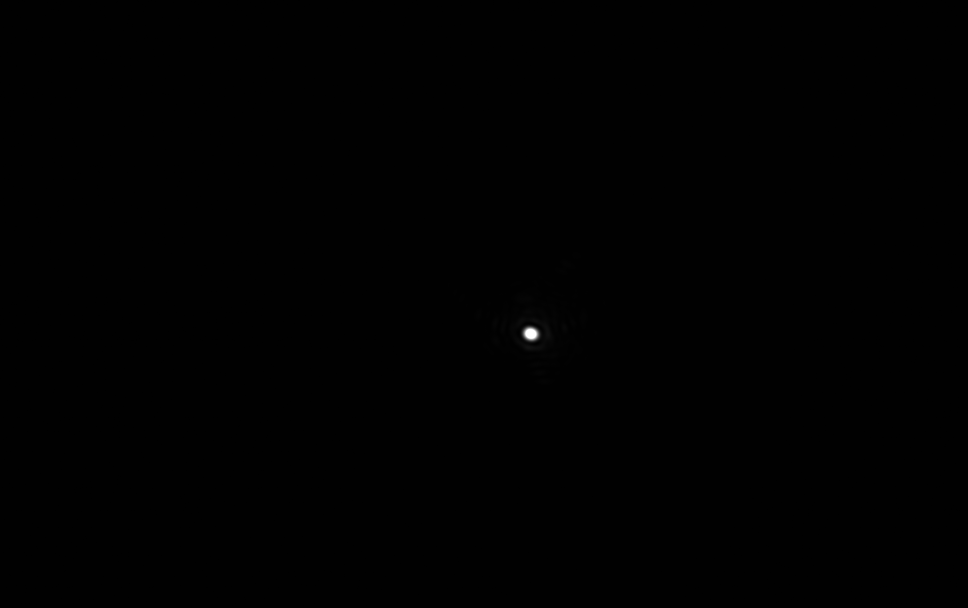
#> input picture images/dot.tif, 1936 x 1216 px, found by its file name (shown at 1/2 size)
$ jupyter execute intensity-profile.ipynb
#> lines starting #> are read from the running program, lines starting #| are printed output that depends on the picture
# Intensity profile

In this notebook we evaluate the spatial beam profile from a camera capture.

[cell 1]
import os
import numpy as np
import pandas as pd

from PIL import Image

datadir = '../../dataset/camera'
figuredir = '../../figure/intensity/profile'

os.makedirs(figuredir, exist_ok=True)

from matplotlib import pyplot as plt

# pixel size from datasheet in micrometer
ps = 5.86e-6

# magnification
M = 500 / 4.5

cmap = plt.get_cmap('tab20c')

def read(filepath):
#> called with filepath = '../../dataset/camera/dot.tif'
    return np.array(Image.open(filepath))
#> returned value is the input picture: shape (1216, 1936); min 0, max 255, mean 1

[cell 2]
image = read(os.path.join(datadir, 'dot.tif'))

plt.imshow(image)
plt.show()

[cell 3]
i, j = np.argwhere(image == image.max()).mean(axis=0).round().astype(int)
#> i = 667; j = 1061

l = 50

patch = image[i-l:i+l, j-l:j+l] / image.max()
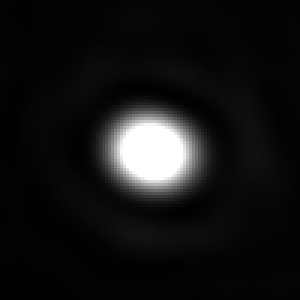
#> patch: shape (100, 100) float64 (shown 3 times larger); min 0.00392, max 1, mean 0.0779
h, w = patch.shape
#> h = 100; w = 100

[cell 4]
fig = plt.figure(figsize=(12, 6))

plt.imshow(patch, interpolation='none', extent=[0, w*ps / M / 1e-6, h*ps / M / 1e-6, 0])
plt.xlabel('$x$ (\si{\micro\meter})')
plt.ylabel('$y$ (\si{\micro\meter})')

plt.subplots_adjust(top=.98, bottom=.12, right=.83)
plt.colorbar(label=r'Intensity (\si{\percent})', cax=plt.axes([0.70, 0.12, 0.02, .86]))
plt.savefig(os.path.join(figuredir, 'image.pgf'))
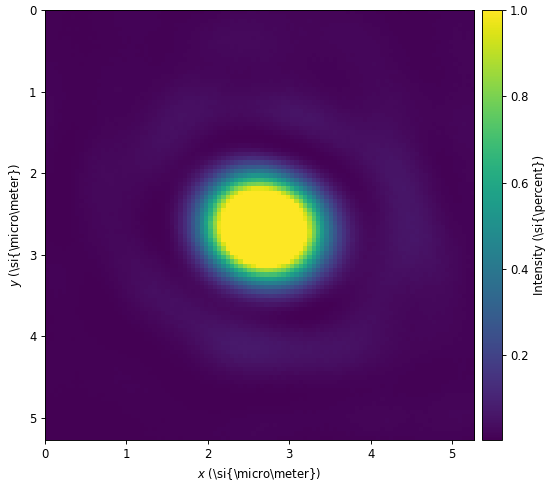
#> figure drawn by matplotlib, 2 panels
plt.savefig(os.path.join(figuredir, 'image.pdf'))
plt.show()

[cell 5]
from scipy import optimize

def gaussian(x, A, mu, sigma):
    return A*np.exp(-(x-mu)**2/(2*sigma**2))

def fit(func, x, y, p0):
    p, _ = optimize.curve_fit(func, x, y, p0)

    return func(x, *p)

[cell 6]
fig, axes = plt.subplots(ncols=2, sharey=True, figsize=(12, 5))

x = ps*np.arange(0, w) / 1e-6
#> x = 100 values from 0 to 580.1
y = ps*np.arange(0, h) / 1e-6
#> y = 100 values from 0 to 580.1

a = patch[:, w // 2]
#> a = 100 values, max 1 at index 42, min 0.00392 at index 29, mean 0.271
b = patch[h // 2, :]
#> b = 100 values, max 1 at index 41, min 0.00392 at index 0, mean 0.304

#u = fit(gaussian, x, a, [1.4, 300, 100])
#v = fit(gaussian, y, b, [1.4, 300, 100])
u = gaussian(x, 2.0, 294, 42)
v = gaussian(y, 2.0, 294, 48)

vmax = np.min([u.max(), v.max()])
#> vmax = 2

axes[0].plot(x / M, 100 * u / vmax, label='Fit', color=cmap.colors[0])
axes[0].plot(x / M, 100 * a / vmax, label='Measure', color=cmap.colors[4])

axes[0].set_title('Horizontal')
axes[0].set_xlabel('$x$ (\si{\micro\meter})')
axes[0].set_ylabel('Intensity (\si{\percent})')

axes[1].plot(y / M, 100 * v / vmax, label='Fit', color=cmap.colors[0])
axes[1].plot(y / M, 100 * b / vmax, label='Measure', color=cmap.colors[4])
axes[1].set_title('Vertical')
axes[1].set_xlabel('$y$ (\si{\micro\meter})')

axes[0].legend(loc='upper center', bbox_to_anchor=(1, -0.1), ncol=2)

plt.subplots_adjust(top=.90, bottom=.16, wspace=.05)
plt.savefig(os.path.join(figuredir, 'profile.pgf'))
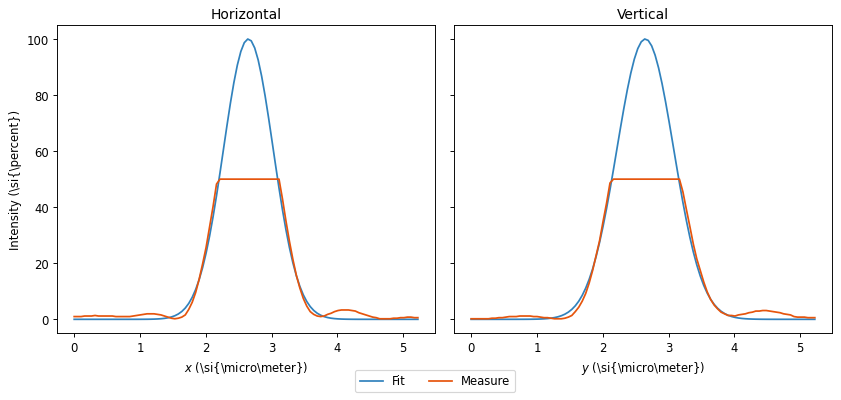
#> figure drawn by matplotlib, 2 panels; panel 1: curve peaks at x = 2.64, y = 100; panel 1: curve peaks at x = 2.22, y = 50.01
plt.savefig(os.path.join(figuredir, 'profile.pdf'))
plt.show()
